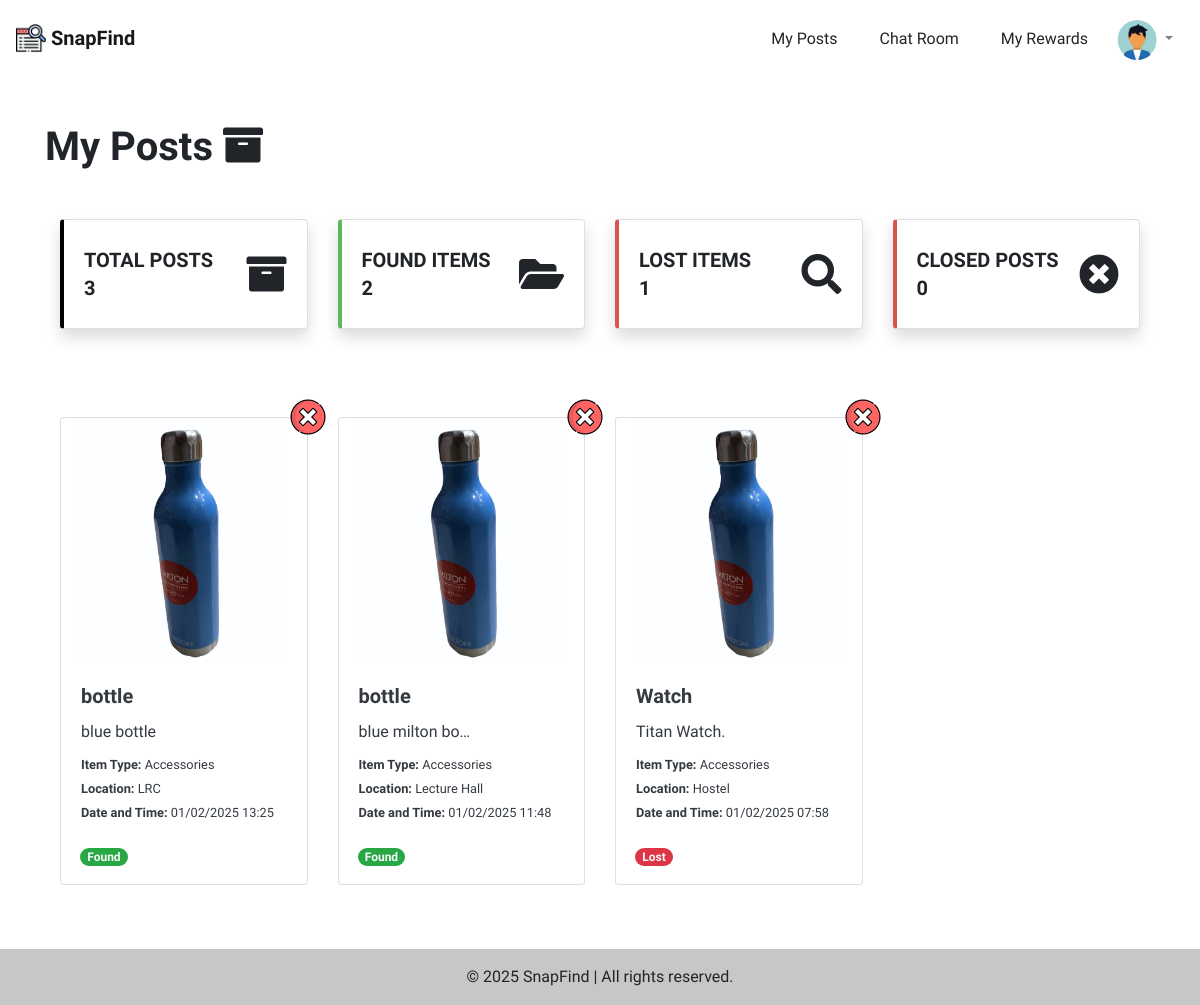
/accounts/my_posts/ (signed in), run on the app's committed database.
### accounts/models.py (models this page shows, shortened)
class UserProfile(models.Model):
    avatar = models.ImageField(default='accounts/user_default.jpg', upload_to='accounts/') # Picture of user
    user = models.OneToOneField(User, on_delete=models.CASCADE) # reference to User Table
    faculty = models.ForeignKey(Faculty, on_delete=models.CASCADE) # reference to Faculty Table

### posts/models.py (models this page shows, shortened)
class Post(models.Model):
    is_active = models.BooleanField(default=True)
    TYPE = (
        ('found', 'Found Item'),
        ('lost', 'Lost Item'),
    )
    type = models.CharField(choices=TYPE, max_length=255, default='found')
    date_time = models.DateTimeField()
    create_at = models.DateTimeField(auto_now_add=True)
    desc = models.TextField()
    title = models.CharField(max_length=255)
    location = models.CharField(max_length=255)
    contact1 = models.CharField(max_length=255)
    contact2 = models.CharField(max_length=255)
    key = models.CharField(max_length=255, unique=True, null=True, blank=True)
    assetType = models.ForeignKey(AssetType, on_delete=models.CASCADE)
    user = models.ForeignKey(User, on_delete=models.CASCADE, null=True)
    take_information = models.CharField(max_length=255, null=True, blank=True)

class PostPicture(models.Model):
    picture = models.ImageField(default='posts/post_default.gif', upload_to='posts/')
    post = models.ForeignKey(Post, on_delete=models.CASCADE)

class AssetType(models.Model):
    name = models.CharField(max_length=255)
    def __str__(self):
        return self.name

### accounts/views.py (the view, shortened to what this page needs)
# urls.py: path('my_posts/', MyPostView.as_view(), name='my_posts'),# myposts
class MyPostView(View):
    template_name = 'my_posts.html'
    def get(self, request):
        if request.user.is_authenticated:
            posts = Post.objects.filter(user=request.user).order_by(
                '-is_active', '-create_at')
            founds = Post.objects.filter(user=request.user, type='found')
            losts = Post.objects.filter(user=request.user, type='lost')
        else:
            posts = "key"
            founds = []
            losts = []
        return render(request, self.template_name, {
            'posts': posts,
            'founds': founds,
            'losts': losts,
            'closed': len(Post.objects.filter(user=request.user, is_active=False)) if request.user.is_authenticated else len(Post.objects.filter(is_active=False))
        })

### accounts/templates/my_posts.html (shortened to what this page needs)
{% extends 'base_layout.html' %}
{% load static %}
{% block style %}
    <link rel="stylesheet" href="{% static 'css/tempus.css' %}">
{% endblock %}
{% block content %}
<div class="container">
    <h1 class='mt-5 mb-5'> <b>My Posts <i class="fas fa-archive"></i></b> </h1>
    {% if request.user.is_authenticated %}
        <h5 class='mb-5'>
            <div class="container">
                <div class="row">
                    <div class="col mb-4 rotate-img">
                        <div class="card shadow h-100 py-2" style="border-left:.25rem solid black !important">
                            <div class="card-body">
                                <div class="row no-gutters align-items-center">
                                    <div class="col mr-2">
                                        <div class="font-weight-bold text-uppercase mb-1">Total Posts</div>
                                        <div class="h5 mb-0 font-weight-bold text-gray-800">
                                            {{ posts|length }}
                                        </div>
                                    </div>
                                    <div class="col-auto">
                                        <i class="fas fa-archive fa-2x"></i>
                                    </div>
                                </div>
                            </div>
                        </div>
                    </div>
                    <div class="col mb-4 rotate-img">
                        <div class="card shadow h-100 py-2" style="border-left:.25rem solid #5cb85c !important">
                            <div class="card-body">
                                <div class="row no-gutters align-items-center">
                                    <div class="col mr-2">
                                        <div class="font-weight-bold text-uppercase mb-1">Found Items</div>
                                        <div class="h5 mb-0 font-weight-bold text-gray-800">
                                            {{ founds|length }}
                                        </div>
                                    </div>
                                    <div class="col-auto">
                                        <i class="fas fa-folder-open fa-2x"></i>
                                    </div>
                                </div>
                            </div>
                        </div>
                    </div>
                    <div class="col mb-4 rotate-img">
                        <div class="card shadow h-100 py-2" style="border-left:.25rem solid #d9534f !important">
                            <div class="card-body">
                                <div class="row no-gutters align-items-center">
                                    <div class="col mr-2">
                                        <div class="font-weight-bold text-uppercase mb-1">Lost Items</div>
                                        <div class="h5 mb-0 font-weight-bold text-gray-800">
                                            {{ losts|length }}
                                        </div>
                                    </div>
                                    <div class="col-auto">
                                        <i class="fas fa-search fa-2x"></i>
                                    </div>
                                </div>
                            </div>
                        </div>
                    </div>
                    <div class="col mb-4 rotate-img">
                        <div class="card shadow h-100 py-2" style="border-left:.25rem solid #d9534f !important">
                            <div class="card-body">
                                <div class="row no-gutters align-items-center">
                                    <div class="col mr-2">
                                        <div class="font-weight-bold text-uppercase mb-1">Closed Posts</div>
                                        <div class="h5 mb-0 font-weight-bold text-gray-800">
                                            {{ closed }}
                                        </div>
                                    </div>
                                    <div class="col-auto">
                                        <i class="fas fa-times-circle fa-2x"></i>
                                    </div>
                                </div>
                            </div>
                        </div>
                    </div>
                </div>
            </div>
        </h5>
    {% endif %}
    <div class="container">
        {% if posts == 'key' %}
            <div class='col-lg-12 jumbotron text-center border border-dark'>
                <img src="{% static 'images/post.png' %}" width='15%' class='mb-5'>
                <h4 class='mb-3'>Please enter a key to find your posts</h4>
                {% if key_error %}
                    <span class="text-danger">{{ key_error }}</span>
                {% endif %}
                <form action="{% url 'my_posts' %}" method="POST" class=''>
                    {% csrf_token %}
                    <div class="row">
                        <div class="col-4"></div>
                        <div class="col-4 my-3">
                            <input id='id_key' type="text" name="key" class='form-control' placeholder='' required>
                            <small class="form-text text-muted">The key is the code you set when creating your post</small>
                        </div>
                        <div class="col-4"></div>
                    </div>
                    <div class="row">
                        <div class="col-4"></div>
                        <div class="col-4 my-1">
                            <input type="submit" class='btn btn-block btn-primary' value="Submit">
                        </div>
                        <div class="col-4"></div>
                    </div>
                </form>
            </div>
        {% else %}
        <div class="row">
            {% for post in posts %}
                <div class='col-lg-3 my-3'>
                    <div class="card h-100 w-100 text-dark mycard" style='border:none;'>
                        <a href="{% url 'post_delete' post.id %}?key={{key}}">
                            <img src="{% static 'images/close.png' %}" alt="" class='top-right-btn' width='35px'>
                        </a>
                        <a class="card h-100 w-100 mb-0 text-decoration-none text-dark"
                        href="{% if post.is_active == False %} {% url 'detail' post.id %} {% else %} {% url 'edit_post' post.id %} {% endif %}">
                            <div class="wrapper">
                                {% if post.postpicture_set.all|length == 0 %}
                                    <img class="card-img-top" src="{% static 'images/post_default.gif' %}">
                                {% else %}
                                    <img class="card-img-top" src="{{ post.postpicture_set.all.0.picture.url }}">
                                {% endif %}
                            </div>
                            <div class="card-body">
                                <h5 class="card-title">
                                    <b>{{ post.title|truncatechars:20 }}</b>
                                </h5>
                                <div class="card-text">
                                    <p>{{ post.desc|truncatechars:15 }}</p>
                                    <p class='m-0'>
                                        <small>
                                            <b>Item Type: </b> <span id='assetType'>{{ post.assetType }}</span>
                                        </small>
                                    </p>
                                    <p class='m-0'>
                                        <small>
                                            <b>Location: </b> <span id='location'> {{ post.location }} </span>
                                        </small>
                                    </p>
                                    <p class='m-0'>
                                        <small>
                                            <b>Date and Time: </b> <span id='date_time'> {{ post.date_time|date:"d/m/Y H:i" }} </span>
                                        </small>
                                    </p>
                                </div>
                            </div>
                            <div class="container mb-3 ml-1">
                                <p class="card-text">
                                    {% if post.type == 'found' %}
                                        <span class="badge badge-pill badge-success text-light">Found</span>
                                    {% else %}
                                        <span class="badge badge-pill badge-danger text-light">Lost</span>
                                    {% endif %}
                                </p>
                            </div>
                        </a>
                    </div>
                </div>
            {% endfor %}
        </div>
        {% endif %}
    </div>
</div>
{% endblock %}

### templates/base_layout.html (shortened to what this page needs)
{% load static %}
<!DOCTYPE html>
<html lang="en">
<head>
    <link rel="stylesheet" href="{% static 'css/bootstrap.min.css' %}">
    <link rel="stylesheet" href="{% static 'css/style.css' %}">
    <link rel="stylesheet" href="{% static 'css/fontawesome.all.min.css' %}">
    {% block style %}
    {% endblock %}
</head>
<body class="d-flex flex-column min-vh-100">
    <nav class="navbar navbar-expand navbar-light" style="height: 75px;">
        <div class="collapse navbar-collapse" id="navbarTogglerDemo01">
            <a class="navbar-brand" href="{% url 'index' %}">
                <img src="{% static 'images/lost&found.png' %}" width="30" height="30" class="d-inline-block align-top" alt="">
                <b>SnapFind</b>
            </a>
            <ul class="navbar-nav ml-auto {% if request.user.is_authenticated %} mt-4 {% endif %}">
                <li class="nav-item active">
                    <a class="nav-link" href="{% url 'my_posts' %}">
                        <p class='btn m-0 index'>
                            My Posts
                        </p>
                    </a>
                </li>
                {% if request.user.is_authenticated %}
                <li class="nav-item active">
                    <a class="nav-link" href="{% url 'chat_index' %}">
                        <p class='btn m-0 index'>
                            Chat Room
                        </p>
                    </a>
                </li>
                {% if request.user.is_authenticated %}
                <li class="nav-item active">
                    <a class="nav-link" href="{% url 'rewards' %}">
                        <p class='btn m-0 index'>
                            My Rewards
                        </p>
                    </a>
                </li>
                {% endif %}
                <li class="nav-item dropdown">
                    <a class="nav-link dropdown-toggle my-circle" href="#" id="navbarDropdownMenuLink" role="button" data-toggle="dropdown" aria-haspopup="true" aria-expanded="false">
                        <img src="{{ request.user.userprofile.avatar.url }}" class="rounded-circle" style="width: 40px; height: 40px;">
                    </a>
                </li>
                {% endif %}
            </ul>
        </div>
    </nav>
    <main class="flex-grow-1">
        {% block content %}
        {% endblock %}
    </main>
    <footer class="bg-light text-center text-lg-start mt-5">
        <div class="text-center p-3" style="background-color: rgba(0, 0, 0, 0.2);">
            © 2025 SnapFind | All rights reserved.
        </div>
    </footer>
</body>
</html>

### static/css/style.css (style rules this page uses)
* { font-family: 'Kanit', sans-serif; word-wrap: break-word; padding: 0; margin: 0; }
body, html { height: 100%; }
body { animation: fadein .5s; }
.mycard { transition: .2s; }
.wrapper { position: relative; overflow: hidden; }
.wrapper:after { content: ''; display: block; padding-top: 100%; }
.wrapper img { width: auto; height: 100%; max-width: none; position: absolute; left: 50%; top: 0; transform: translateX(-50%); }
.top-right-btn { position: absolute; right: 0; top: 0; transform: translate(50%,-50%); z-index: 100; }
.rotate-img { transition: .3s; }
.my-circle { position: relative; width: 75px; height: 75px; overflow: hidden; }
.my-circle img { width: 100%; height: 100%; object-fit: cover; }

### data on the page
Post: postpicture_set.all.0.picture (picture), title "bottle", desc "blue bottle", assetType "Accessories", location "LRC", date_time "01/02/2025 13:25", type "Found"
Post: postpicture_set.all.0.picture (picture), title "bottle", desc "blue milton bo…", assetType "Accessories", location "Lecture Hall", date_time "01/02/2025 11:48", type "Found"
Post: postpicture_set.all.0.picture (picture), title "Watch", desc "Titan Watch.", assetType "Accessories", location "Hostel", date_time "01/02/2025 07:58", type "Lost"

### other printed values
{{ posts|length }} "3"
{{ founds|length }} "2"
{{ losts|length }} "1"
{{ closed }} "0"
